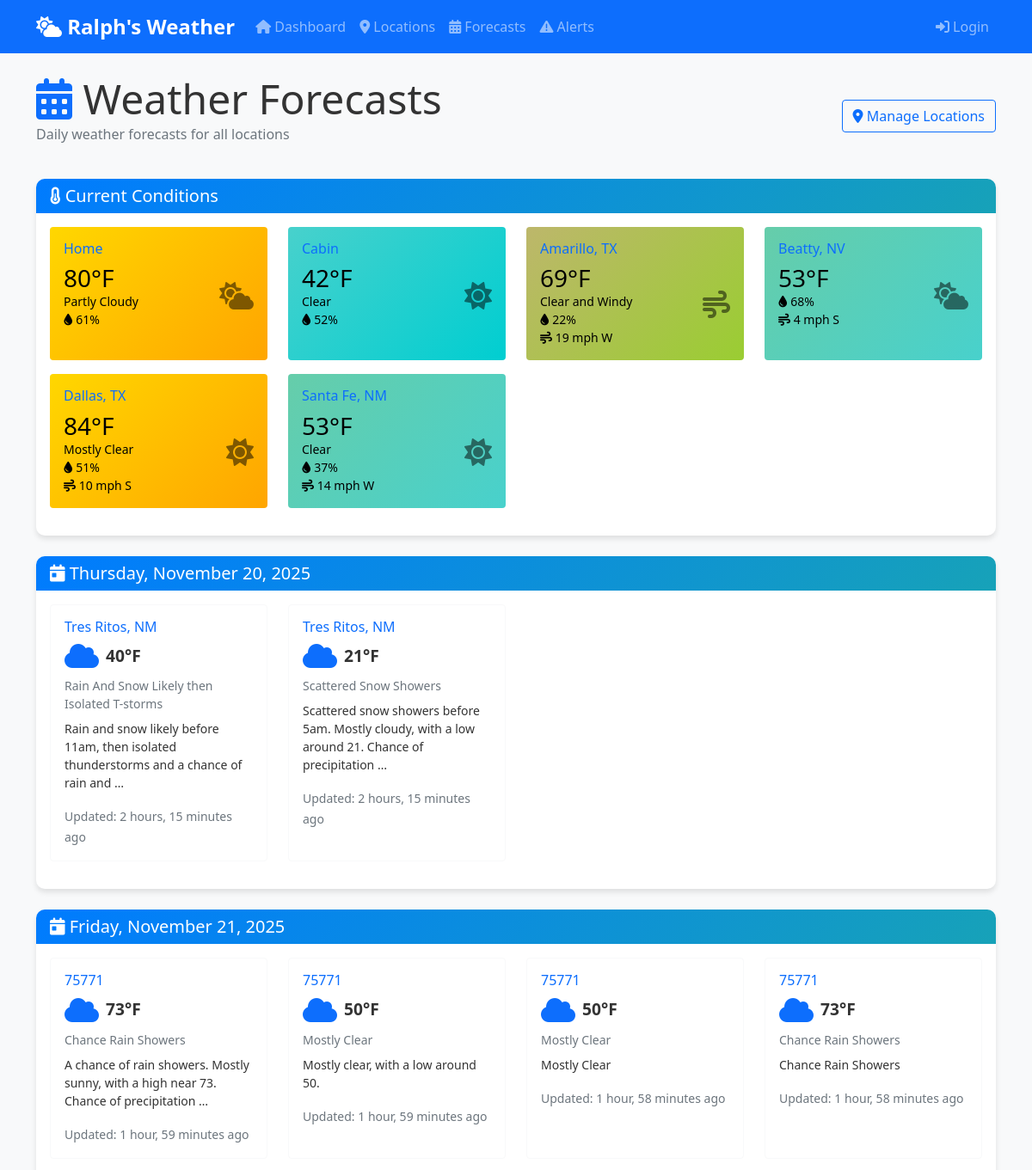
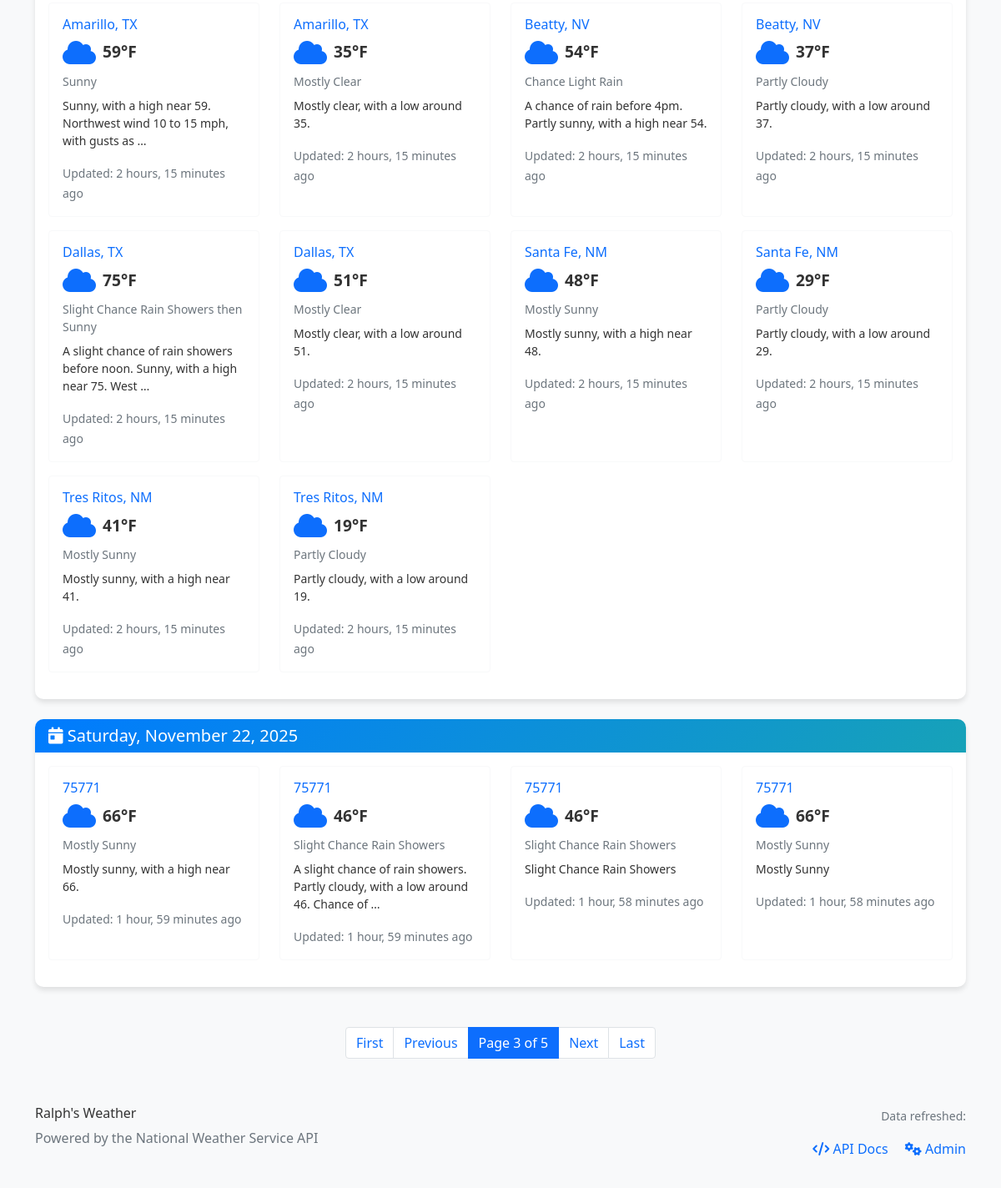
The app's page /forecasts/?page=3 with its own data (2 pictures, top to bottom).
### weather/models.py (models this page shows, shortened)
class TimeStampedModel(models.Model):
    created_at = models.DateTimeField(auto_now_add=True)
    updated_at = models.DateTimeField(auto_now=True)
    class Meta:
        abstract = True

class Location(TimeStampedModel):
    id = models.UUIDField(primary_key=True, default=uuid.uuid4, editable=False)
    name = models.CharField(max_length=200, help_text="Location name (e.g., 'Austin, TX')")
    custom_name = models.CharField(
        max_length=200,
        blank=True,
        help_text="Custom display name for this location (optional)"
    )
    latitude = models.DecimalField(
        max_digits=9,
        decimal_places=6,
        null=True,
        blank=True,
        validators=[MinValueValidator(-90), MaxValueValidator(90)],
        help_text="Latitude in decimal degrees"
    )
    longitude = models.DecimalField(
        max_digits=9,
        decimal_places=6,
        null=True,
        blank=True,
        validators=[MinValueValidator(-180), MaxValueValidator(180)],
        help_text="Longitude in decimal degrees"
    )
    zip_code = models.CharField(
        max_length=10,
        blank=True,
        help_text="US ZIP code"
    )
    nws_office = models.CharField(max_length=10, blank=True, help_text="NWS forecast office")
    grid_x = models.IntegerField(null=True, blank=True, help_text="NWS grid X coordinate")
    grid_y = models.IntegerField(null=True, blank=True, help_text="NWS grid Y coordinate")
    created_by = models.ForeignKey(
        User,
        on_delete=models.SET_NULL,
        null=True,
        blank=True,
        related_name='locations'
    )
    is_active = models.BooleanField(default=True)
    last_forecast_update = models.DateTimeField(null=True, blank=True)
    display_order = models.IntegerField(default=0, help_text="Order for displaying locations")
    current_temp = models.IntegerField(null=True, blank=True, help_text="Current temperature")
    current_conditions = models.CharField(max_length=200, blank=True, help_text="Current weather conditions")
    current_humidity = models.IntegerField(null=True, blank=True, help_text="Current humidity percentage")
    current_wind_speed = models.IntegerField(null=True, blank=True, help_text="Current wind speed in mph")
    current_wind_direction = models.CharField(max_length=10, blank=True, help_text="Current wind direction")
    last_observation_time = models.DateTimeField(null=True, blank=True, help_text="Last observation timestamp")
    class Meta:
        verbose_name = "Location"
        verbose_name_plural = "Locations"
        ordering = ['display_order', 'name']
        indexes = [
            models.Index(fields=['name']),
            models.Index(fields=['zip_code']),
            models.Index(fields=['created_by']),
            models.Index(fields=['last_forecast_update']),
        ]
    @property
    def display_name(self):
        return self.custom_name if self.custom_name else self.name

class ForecastPeriod(TimeStampedModel):
    class TemperatureUnit(models.TextChoices):
        FAHRENHEIT = 'F', 'Fahrenheit'
        CELSIUS = 'C', 'Celsius'
    class WindDirection(models.TextChoices):
        N = 'N', 'North'
        NE = 'NE', 'Northeast'
        E = 'E', 'East'
        SE = 'SE', 'Southeast'
        S = 'S', 'South'
        SW = 'SW', 'Southwest'
        W = 'W', 'West'
        NW = 'NW', 'Northwest'
    id = models.UUIDField(primary_key=True, default=uuid.uuid4, editable=False)
    location = models.ForeignKey(Location, on_delete=models.CASCADE, related_name='forecasts')
    forecast_date = models.DateField(help_text="Date this forecast is for")
    period_start = models.DateTimeField(help_text="Start of forecast period")
    period_end = models.DateTimeField(help_text="End of forecast period")
    is_daytime = models.BooleanField(default=True, help_text="Whether this is a daytime forecast")
    temperature = models.IntegerField(
        validators=[MinValueValidator(-50), MaxValueValidator(150)],
        help_text="Temperature value"
    )
    temperature_unit = models.CharField(
        max_length=1,
        choices=TemperatureUnit.choices,
        default=TemperatureUnit.FAHRENHEIT
    )
    apparent_temperature = models.IntegerField(
        null=True, blank=True,
        validators=[MinValueValidator(-50), MaxValueValidator(150)],
        help_text="Feels-like temperature"
    )
    short_forecast = models.CharField(max_length=200, help_text="Brief forecast description")
    detailed_forecast = models.TextField(blank=True, help_text="Detailed forecast text")
    wind_speed = models.IntegerField(
        validators=[MinValueValidator(0), MaxValueValidator(200)],
        help_text="Wind speed in mph"
    )
    wind_direction = models.CharField(
        max_length=2,
        choices=WindDirection.choices,
        blank=True
    )
    wind_gust = models.IntegerField(
        null=True, blank=True,
        validators=[MinValueValidator(0), MaxValueValidator(200)],
        help_text="Wind gust speed in mph"
    )
    precipitation_probability = models.IntegerField(
        null=True, blank=True,
        validators=[MinValueValidator(0), MaxValueValidator(100)],
        help_text="Chance of precipitation as percentage"
    )
    nws_data_url = models.URLField(blank=True, help_text="Source NWS API URL")
    raw_data = models.JSONField(null=True, blank=True, help_text="Raw API response data")
    class Meta:
        verbose_name = "Forecast Period"
        verbose_name_plural = "Forecast Periods"
        ordering = ['location', 'period_start']
        unique_together = ['location', 'period_start', 'period_end']
        indexes = [
            models.Index(fields=['location', 'forecast_date']),
            models.Index(fields=['period_start']),
            models.Index(fields=['created_at']),
        ]

class DailyForecast(ForecastPeriod):
    high_temperature = models.IntegerField(
        null=True, blank=True,
        validators=[MinValueValidator(-50), MaxValueValidator(150)],
        help_text="High temperature for the day"
    )
    low_temperature = models.IntegerField(
        null=True, blank=True,
        validators=[MinValueValidator(-50), MaxValueValidator(150)],
        help_text="Low temperature for the day"
    )
    class Meta:
        verbose_name = "Daily Forecast"
        verbose_name_plural = "Daily Forecasts"
        ordering = ['location', 'forecast_date']

### weather/views.py (the view)
# urls.py: path('forecasts/', views.ForecastListView.as_view(), name='forecast-list'),
class ForecastListView(ListView):
    model = DailyForecast
    template_name = 'weather/forecast_list.html'
    context_object_name = 'forecasts'
    paginate_by = 20
    def get_queryset(self):
        return DailyForecast.objects.select_related('location').filter(
            location__is_active=True,
            forecast_date__gte=timezone.now().date()
        ).order_by('forecast_date', 'location__name')
    def get_context_data(self, **kwargs):
        context = super().get_context_data(**kwargs)
        context['page_title'] = 'Weather Forecasts'
        locations = Location.objects.filter(is_active=True).exclude(current_temp__isnull=True)
        context['locations_with_current'] = locations
        return context

### templates/weather/forecast_list.html (shortened to what this page needs)
{% extends "weather/base.html" %}
{% block content %}
<div class="d-flex justify-content-between align-items-center mb-4">
    <div>
        <h1 class="display-5 mb-0">
            <i class="fas fa-calendar-alt text-primary"></i> Weather Forecasts
        </h1>
        <p class="text-muted">Daily weather forecasts for all locations</p>
    </div>
    <div>
        <a href="{% url 'weather:location-list' %}" class="btn btn-outline-primary">
            <i class="fas fa-map-marker-alt"></i> Manage Locations
        </a>
    </div>
</div>
{% if locations_with_current %}
<div class="row mb-4">
    <div class="col-12">
        <div class="card weather-card">
            <div class="card-header">
                <h5 class="mb-0">
                    <i class="fas fa-thermometer-half"></i> Current Conditions
                </h5>
            </div>
            <div class="card-body">
                <div class="row">
                    {% for location in locations_with_current %}
                    <div class="col-lg-3 col-md-4 col-sm-6 mb-3">
                        <div class="card border-0 temp-bg-{{ location.current_temp }} h-100">
                            <div class="card-body p-3">
                                <h6 class="card-title mb-2">
                                    <a href="{% url 'weather:location-detail' location.id %}" class="text-decoration-none">
                                        {{ location.display_name }}
                                    </a>
                                </h6>
                                <div class="d-flex align-items-center justify-content-between">
                                    <div>
                                        <h3 class="mb-0">{{ location.current_temp }}°F</h3>
                                        <p class="mb-0 small">{{ location.current_conditions }}</p>
                                        {% if location.current_humidity %}
                                        <p class="mb-0 small"><i class="fas fa-tint"></i> {{ location.current_humidity }}%</p>
                                        {% endif %}
                                        {% if location.current_wind_speed %}
                                        <p class="mb-0 small"><i class="fas fa-wind"></i> {{ location.current_wind_speed }} mph {{ location.current_wind_direction }}</p>
                                        {% endif %}
                                    </div>
                                    <div>
                                        <i class="fas fa-{% if 'storm' in location.current_conditions|lower or 'thunder' in location.current_conditions|lower or 't-storm' in location.current_conditions|lower %}bolt{% elif 'ice' in location.current_conditions|lower or 'icy' in location.current_conditions|lower or 'freezing' in location.current_conditions|lower or 'sleet' in location.current_conditions|lower %}icicles{% elif 'snow' in location.current_conditions|lower or 'flurries' in location.current_conditions|lower or 'blizzard' in location.current_conditions|lower %}snowflake{% elif 'fog' in location.current_conditions|lower or 'mist' in location.current_conditions|lower or 'haze' in location.current_conditions|lower %}smog{% elif 'rain' in location.current_conditions|lower or 'shower' in location.current_conditions|lower or 'drizzle' in location.current_conditions|lower %}cloud-rain{% elif 'wind' in location.current_conditions|lower and 'cloudy' not in location.current_conditions|lower %}wind{% elif 'partly' in location.current_conditions|lower %}cloud-sun{% elif 'sunny' in location.current_conditions|lower or 'clear' in location.current_conditions|lower or 'fair' in location.current_conditions|lower %}sun{% elif 'cloud' in location.current_conditions|lower or 'overcast' in location.current_conditions|lower %}cloud{% else %}cloud-sun{% endif %} fa-2x" style="opacity: 0.5;"></i>
                                    </div>
                                </div>
                            </div>
                        </div>
                    </div>
                    {% endfor %}
                </div>
            </div>
        </div>
    </div>
</div>
{% endif %}
{% if forecasts %}
<div class="row">
    {% regroup forecasts by forecast_date as forecast_groups %}
    {% for date_group in forecast_groups %}
    <div class="col-12 mb-4">
        <div class="card weather-card">
            <div class="card-header">
                <h5 class="mb-0">
                    <i class="fas fa-calendar-day"></i> {{ date_group.grouper|date:"l, F j, Y" }}
                </h5>
            </div>
            <div class="card-body">
                <div class="row">
                    {% for forecast in date_group.list %}
                    <div class="col-lg-3 col-md-4 col-sm-6 mb-3">
                        <div class="card border-light h-100">
                            <div class="card-body">
                                <h6 class="card-title">
                                    <a href="{% url 'weather:location-detail' forecast.location.id %}"
                                       class="text-decoration-none">
                                        {{ forecast.location.name }}
                                    </a>
                                </h6>
                                <div class="d-flex align-items-center mb-2">
                                    {% if forecast.icon_url %}
                                    <img src="{{ forecast.icon_url }}" alt="{{ forecast.short_forecast }}"
                                         style="width: 40px;" class="me-2">
                                    {% else %}
                                    <i class="fas fa-cloud text-primary me-2" style="font-size: 2rem;"></i>
                                    {% endif %}
                                    <div>
                                        <div class="temperature-small">
                                            {% if forecast.high_temperature and forecast.low_temperature %}
                                                {{ forecast.high_temperature }}° / {{ forecast.low_temperature }}°
                                            {% elif forecast.temperature %}
                                                {{ forecast.temperature }}°{{ forecast.temperature_unit }}
                                            {% endif %}
                                        </div>
                                    </div>
                                </div>
                                <p class="small text-muted mb-2">{{ forecast.short_forecast }}</p>
                                {% if forecast.detailed_forecast %}
                                <p class="small">{{ forecast.detailed_forecast|truncatewords:15 }}</p>
                                {% endif %}
                                <div class="mt-auto">
                                    <small class="text-muted">
                                        Updated: {{ forecast.created_at|timesince }} ago
                                    </small>
                                </div>
                            </div>
                        </div>
                    </div>
                    {% endfor %}
                </div>
            </div>
        </div>
    </div>
    {% endfor %}
</div>
{% if is_paginated %}
<nav aria-label="Forecasts pagination" class="mt-4">
    <ul class="pagination justify-content-center">
        {% if page_obj.has_previous %}
            <li class="page-item">
                <a class="page-link" href="?page=1">First</a>
            </li>
            <li class="page-item">
                <a class="page-link" href="?page={{ page_obj.previous_page_number }}">Previous</a>
            </li>
        {% endif %}
        <li class="page-item active">
            <span class="page-link">
                Page {{ page_obj.number }} of {{ page_obj.paginator.num_pages }}
            </span>
        </li>
        {% if page_obj.has_next %}
            <li class="page-item">
                <a class="page-link" href="?page={{ page_obj.next_page_number }}">Next</a>
            </li>
            <li class="page-item">
                <a class="page-link" href="?page={{ page_obj.paginator.num_pages }}">Last</a>
            </li>
        {% endif %}
    </ul>
</nav>
{% endif %}
{% endif %}
{% endblock %}

### records on screen
Location: display_name "Home", current_temp "80", current_conditions "Partly Cloudy", current_humidity "61"
Location: display_name "Cabin", current_temp "42", current_conditions "Clear", current_humidity "52"
Location: display_name "Amarillo, TX", current_temp "69", current_conditions "Clear and Windy", current_humidity "22", current_wind_speed "19", current_wind_direction "W"
Location: display_name "Beatty, NV", current_temp "53", current_humidity "68", current_wind_speed "4", current_wind_direction "S"
Location: display_name "Dallas, TX", current_temp "84", current_conditions "Mostly Clear", current_humidity "51", current_wind_speed "10", current_wind_direction "S"
Location: display_name "Santa Fe, NM", current_temp "53", current_conditions "Clear", current_humidity "37", current_wind_speed "14", current_wind_direction "W"
ForecastPeriod: grouper "Thursday, November 20, 2025"
DailyForecast: location.name "Tres Ritos, NM", temperature "40", temperature_unit "F", short_forecast "Rain And Snow Likely then Isolated T-storms", detailed_forecast "Rain and snow likely before 11am, then isolated thunderstorms and a chance of rain and …", created_at "2 hours, 15 minutes"
DailyForecast: location.name "Tres Ritos, NM", temperature "21", temperature_unit "F", short_forecast "Scattered Snow Showers", detailed_forecast "Scattered snow showers before 5am. Mostly cloudy, with a low around 21. Chance of precipitation …", created_at "2 hours, 15 minutes"
ForecastPeriod: grouper "Friday, November 21, 2025"
DailyForecast: location.name "75771", temperature "73", temperature_unit "F", short_forecast "Chance Rain Showers", detailed_forecast "A chance of rain showers. Mostly sunny, with a high near 73. Chance of precipitation …", created_at "1 hour, 59 minutes"
DailyForecast: location.name "75771", temperature "50", temperature_unit "F", short_forecast "Mostly Clear", detailed_forecast "Mostly clear, with a low around 50.", created_at "1 hour, 59 minutes"
DailyForecast: location.name "75771", temperature "50", temperature_unit "F", short_forecast "Mostly Clear", detailed_forecast "Mostly Clear", created_at "1 hour, 58 minutes"
DailyForecast: location.name "75771", temperature "73", temperature_unit "F", short_forecast "Chance Rain Showers", detailed_forecast "Chance Rain Showers", created_at "1 hour, 58 minutes"
DailyForecast: location.name "Amarillo, TX", temperature "59", temperature_unit "F", short_forecast "Sunny", detailed_forecast "Sunny, with a high near 59. Northwest wind 10 to 15 mph, with gusts as …", created_at "2 hours, 15 minutes"
DailyForecast: location.name "Amarillo, TX", temperature "35", temperature_unit "F", short_forecast "Mostly Clear", detailed_forecast "Mostly clear, with a low around 35.", created_at "2 hours, 15 minutes"
DailyForecast: location.name "Beatty, NV", temperature "54", temperature_unit "F", short_forecast "Chance Light Rain", detailed_forecast "A chance of rain before 4pm. Partly sunny, with a high near 54.", created_at "2 hours, 15 minutes"
DailyForecast: location.name "Beatty, NV", temperature "37", temperature_unit "F", short_forecast "Partly Cloudy", detailed_forecast "Partly cloudy, with a low around 37.", created_at "2 hours, 15 minutes"
DailyForecast: location.name "Dallas, TX", temperature "75", temperature_unit "F", short_forecast "Slight Chance Rain Showers then Sunny", detailed_forecast "A slight chance of rain showers before noon. Sunny, with a high near 75. West …", created_at "2 hours, 15 minutes"
DailyForecast: location.name "Dallas, TX", temperature "51", temperature_unit "F", short_forecast "Mostly Clear", detailed_forecast "Mostly clear, with a low around 51.", created_at "2 hours, 15 minutes"
DailyForecast: location.name "Santa Fe, NM", temperature "48", temperature_unit "F", short_forecast "Mostly Sunny", detailed_forecast "Mostly sunny, with a high near 48.", created_at "2 hours, 15 minutes"
DailyForecast: location.name "Santa Fe, NM", temperature "29", temperature_unit "F", short_forecast "Partly Cloudy", detailed_forecast "Partly cloudy, with a low around 29.", created_at "2 hours, 15 minutes"
DailyForecast: location.name "Tres Ritos, NM", temperature "41", temperature_unit "F", short_forecast "Mostly Sunny", detailed_forecast "Mostly sunny, with a high near 41.", created_at "2 hours, 15 minutes"
DailyForecast: location.name "Tres Ritos, NM", temperature "19", temperature_unit "F", short_forecast "Partly Cloudy", detailed_forecast "Partly cloudy, with a low around 19.", created_at "2 hours, 15 minutes"
ForecastPeriod: grouper "Saturday, November 22, 2025"
DailyForecast: location.name "75771", temperature "66", temperature_unit "F", short_forecast "Mostly Sunny", detailed_forecast "Mostly sunny, with a high near 66.", created_at "1 hour, 59 minutes"
DailyForecast: location.name "75771", temperature "46", temperature_unit "F", short_forecast "Slight Chance Rain Showers", detailed_forecast "A slight chance of rain showers. Partly cloudy, with a low around 46. Chance of …", created_at "1 hour, 59 minutes"
DailyForecast: location.name "75771", temperature "46", temperature_unit "F", short_forecast "Slight Chance Rain Showers", detailed_forecast "Slight Chance Rain Showers", created_at "1 hour, 58 minutes"
DailyForecast: location.name "75771", temperature "66", temperature_unit "F", short_forecast "Mostly Sunny", detailed_forecast "Mostly Sunny", created_at "1 hour, 58 minutes"

### other values on screen
{{ page_obj.number }} "3"
{{ page_obj.paginator.num_pages }} "5"
